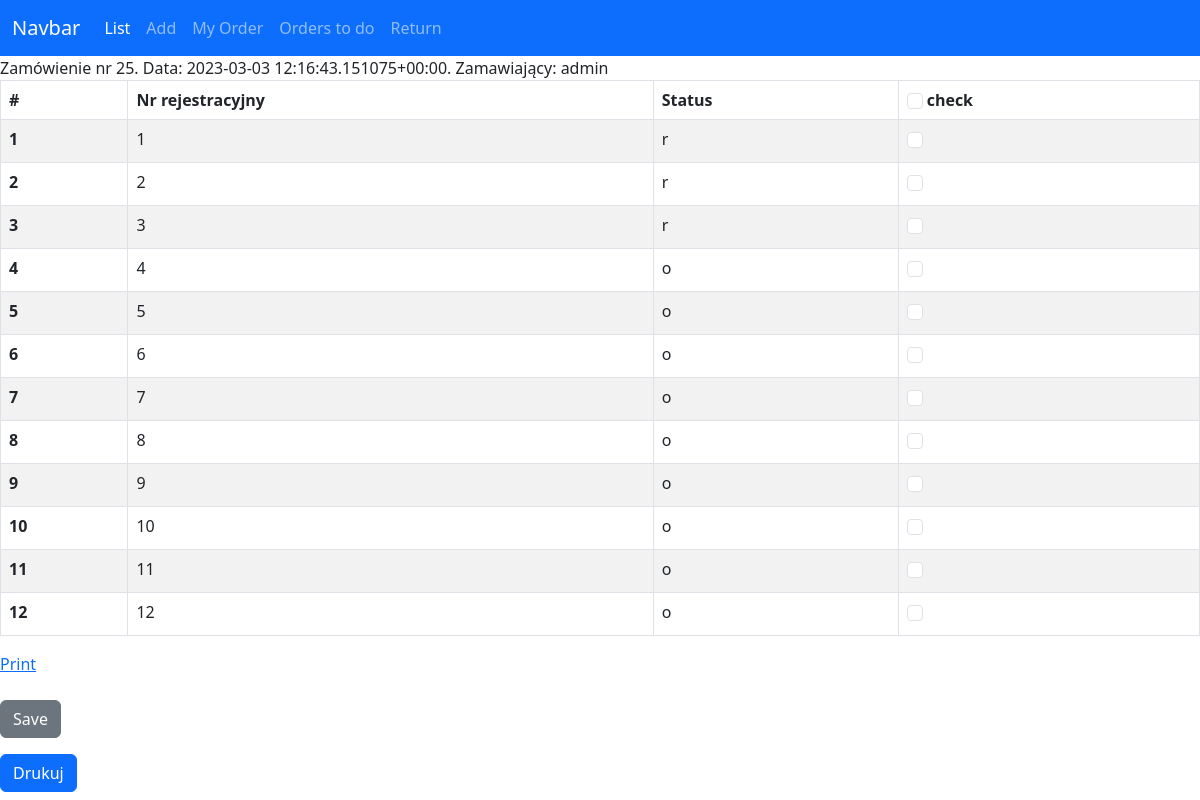
/files/order_details/25/, run on an earlier commit of the app's database.
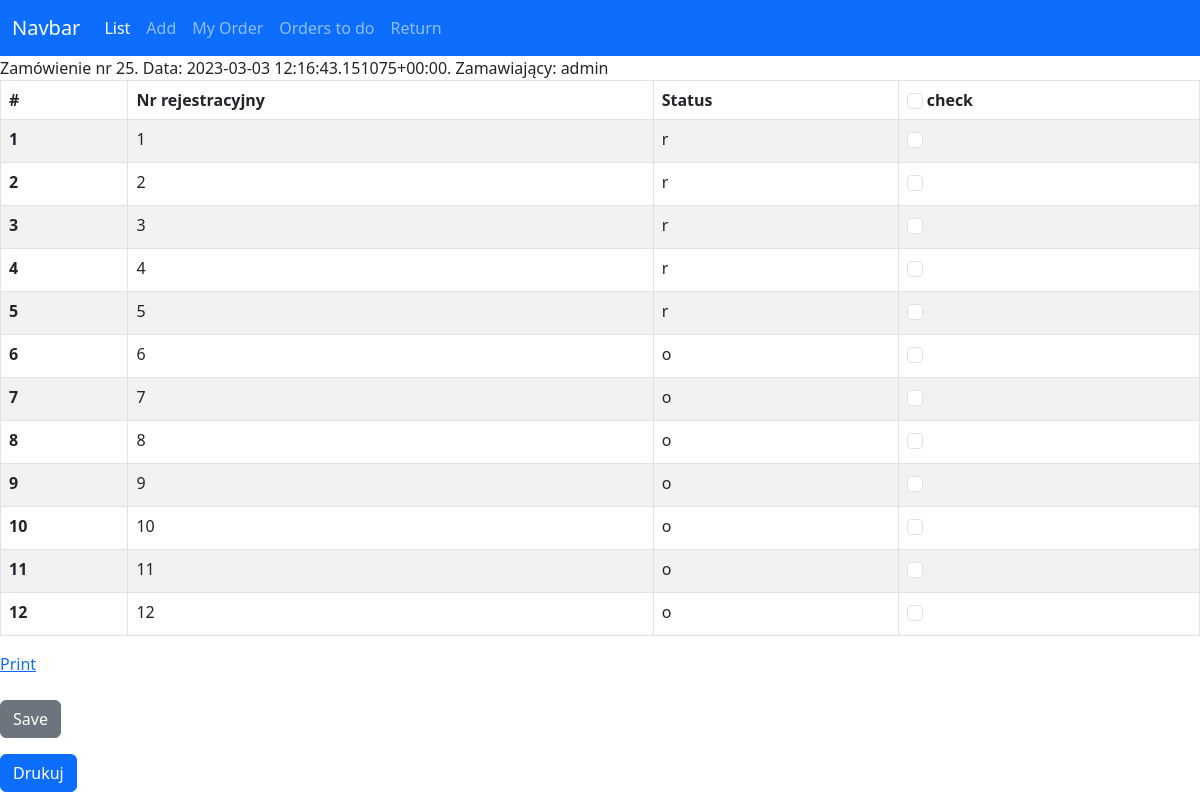
And on a later commit of the database.
### files/models.py (models this page shows, shortened)
class Vehicle(models.Model):
    tr = models.CharField(max_length=8)
    transfer_date = models.DateTimeField(blank=True, null=True)
    return_date = models.DateTimeField(blank=True, null=True)
    responsible_person = models.ForeignKey(User, related_name="vehicles", on_delete=models.RESTRICT)
    comments = models.CharField(max_length=100, null=True, blank=True)
    LOAN_STATUS = (
        ('a', 'Awaits'),
        ('o', 'On Loan'),
        ('r', 'Returned'),
        ('e', 'rejected')
    )
    status = models.CharField(max_length=1, blank=True, choices=LOAN_STATUS, default='a')
    order = models.ForeignKey(Order, related_name="vehicles", on_delete=models.SET_NULL, null=True)
    returner = models.ForeignKey(User, related_name='vehicles_returner', on_delete=models.CASCADE, null=True, blank=True)

### files/views.py (the view)
# urls.py: path('order_details/<int:pk>/', views.order_details, name='order_details'),
def order_details(request, pk):
    order = Order.objects.get(pk=pk)
    if request.method == "POST":
        id_list = request.POST.getlist('boxes')
        for id in id_list:
            Vehicle.objects.filter(pk=int(id)).update(status='o')
        messages.success(request, ("Hurraa!!!"))
        return redirect('files:list')
    else:
        return render(request, 'files/order_detail.html', context={'order': order})

### files/models.py (called while the page is built)
    def __str__(self) -> str:
        return f"Zamówienie nr {self.id}. Data: {self.order_date}. Zamawiający: {self.orderer}"

### files/templates/files/order_detail.html (shortened to what this page needs)
{% extends 'home.html' %}
{% block content %}
    {{order}}
<form action="" method="post">
<div id="to-print">
    <div>
<table class="table table-striped table-hover table-bordered">
    <thead>
      <tr>
        <th scope="col">#</th>
        <th scope="col">Nr rejestracyjny</th>
        <th scope="col">Status</th>
        <th scope="col"><input class="form-check-input" type="checkbox" value="Select All" onclick="selectAll(this)" id="TestAll" /> check</th>
      </tr>
    </thead>
    <tbody>
        {% for vehicle in order.vehicles.all %}
        <tr>
            <th scope="row">{{forloop.counter}}</th>
            <td>{{vehicle.tr}}</td>
            <td>{{vehicle.status}}</td>
            <td>
            {% if event.approved %}
                <div class="form-check">
                    <input class="form-check-input" type="checkbox" checked="checked" value="{{vehicle.id}}" name="boxes" id="TestAll">
                </div>
                {% else %}
                <div class="form-check">
                    <input class="form-check-input" type="checkbox" value="{{vehicle.id}}" name="boxes" id="TestAll">
                </div>
            {% endif %}
                </td>
        </tr>
        {% endfor %}
    </tbody>
  </table>
</div><a href="#" onclick="printInfo(this)">Print</a>
</div>
  <br/>
  <button class="btn btn-secondary" type="submit">Save</button>
</form>
<button class="btn btn-primary" onclick="window.print()">Drukuj</button>
{% endblock content %}

What changed in the data, as far as the page shows it:
changed Vehicle (number 4 of 12 on the later page): status "o" → "r"
changed Vehicle (number 5 of 12 on the later page): status "o" → "r"
